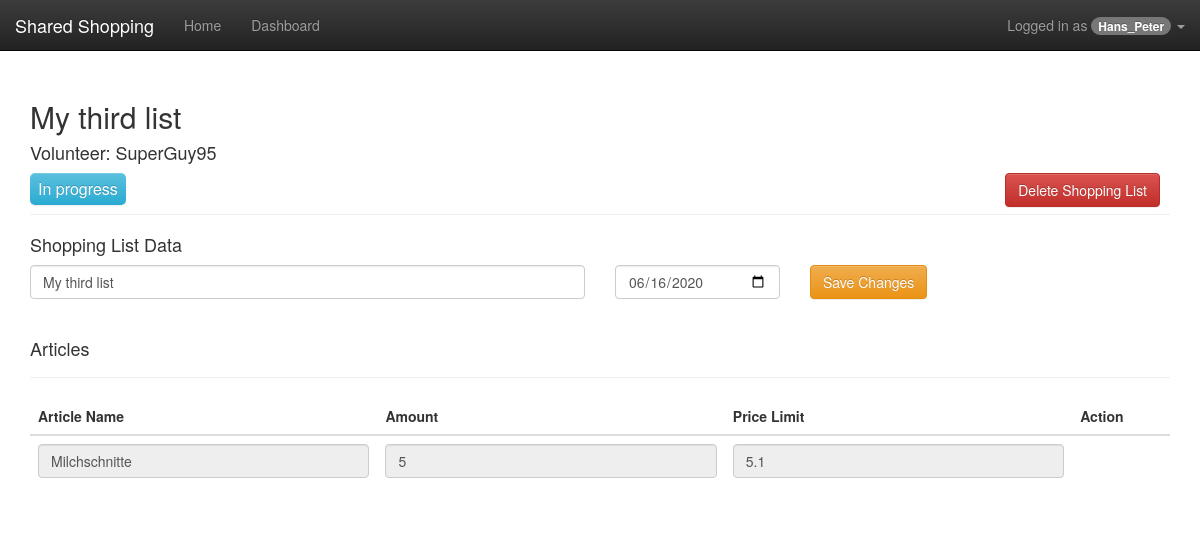
Screenshot of /index.php?view=detail&shoppingListId=3 (signed in) with the database file from the repository.
### tables this page shows
CREATE TABLE users (
	id int(11) NOT NULL AUTO_INCREMENT,
	user_name varchar(255) NOT NULL,
	password_hash char(40) NOT NULL,
	user_type ENUM('volunteer', 'helpseeker'),
    PRIMARY KEY (id),
	UNIQUE KEY user_name (user_name)
);

CREATE TABLE shopping_list (
	id int(11) NOT NULL AUTO_INCREMENT,
	creator_id int(11) NOT NULL,
	volunteer_id int(11) NULL DEFAULT NULL,
	title varchar(255) NOT NULL,
	date_until timestamp NOT NULL,
	deleted_at timestamp NULL DEFAULT NULL,
	created_at timestamp NOT NULL,
	status ENUM('Done', 'Draft', 'In progress', 'Open'),
	total_price decimal(10,2) NULL DEFAULT NULL,
	PRIMARY KEY (id),
	KEY creator_id (creator_id)
);

CREATE TABLE articles (
	id int(11) NOT NULL AUTO_INCREMENT,
    shopping_list_id int(11) NOT NULL,
	title varchar(255) NOT NULL,
	price_limit decimal(10,2) NOT NULL,
    amount int(11) NOT NULL,
	deleted_at timestamp NULL DEFAULT NULL,
	is_done BOOL DEFAULT false,
	PRIMARY KEY (id),
	KEY shopping_list_id (shopping_list_id)
);

### index.php (called while the page is built, shortened)
<?php
require_once('inc/bootstrap.php');
$default_view = 'welcome';
$view = $default_view;
if (isset($_REQUEST['view']) &&
    file_exists(__DIR__ . '/views/' . $_REQUEST['view'] . '.php')) {
        $view = $_REQUEST['view'];
    }
require_once('views/' . $view . '.php');
?>

### lib/Data/DataManager.php (called while the page is built, shortened)
<?php
class DataManager
{
    private static $__connection;
    private static function getConnection()
    {
        if (!isset(self::$__connection)) {
            $type = 'mysql';
            $host = 'localhost';
            $name = 'fh_2020_scm4_S1810307013';
            $user = 'fh_2020_scm4';
            $pass = 'fh_2020_scm4';
            self::$__connection = new \PDO($type . ':host=' . $host . ';dbname=' . $name . ';charset=utf8', $user, $pass);
        }
        return self::$__connection;
    }
    private static function query($connection, $query, $parameters = [])
    {
        $connection->setAttribute(\PDO::ATTR_ERRMODE, \PDO::ERRMODE_EXCEPTION);
        $connection->setAttribute(\PDO::ATTR_EMULATE_PREPARES, false);
        try {
            $statement = $connection->prepare($query);
            $i = 1;
            foreach ($parameters as $param) {
                if (is_int($param)) {
                    $statement->bindValue($i, $param, \PDO::PARAM_INT);
                }
                $i++;
            }
            $statement->execute();
        } catch (\Exception $e) {
            die ($e->getMessage());
        }
        return $statement;
    }
    private static function fetchObject($cursor)
    {
        return $cursor->fetch(\PDO::FETCH_OBJ);
    }
    private static function closeConnection()
    {
        self::$__connection = null;
    }
    public static function getArticlesByShoppingListId(int $shoppingListId): array
    {
        $articles = [];
        $con = self::getConnection();
        $res = self::query($con, "
            SELECT id, shopping_list_id, title, price_limit, amount, is_done
            FROM articles
            WHERE shopping_list_id = ? AND deleted_at IS NULL;
        ", [$shoppingListId]);
        while ($article = self::fetchObject($res)) {
            $articles[] = new Article($article->id, $article->shopping_list_id, $article->title, $article->price_limit, $article->amount, $article->is_done);
        }
        return $articles;
    }
    public static function getShoppingListById(int $shoppingListId): ?ShoppingList
    {
        $dateFormatString = "Y-m-d";
        $con = self::getConnection();
        $res = self::query($con, "
            SELECT id, creator_id, volunteer_id, title, date_until, status, total_price
            FROM shopping_list
            WHERE id = ? AND deleted_at IS NULL;
        ", [$shoppingListId]);
        $resSL = self::fetchObject($res);
        $shoppingList = null;
        if ($resSL) {
            $shoppingList = new ShoppingList($resSL->id, $resSL->creator_id, $resSL->volunteer_id, $resSL->title, date($dateFormatString, strtotime($resSL->date_until)), $resSL->status, $resSL->total_price);
        }
        return $shoppingList;
    }
    public static function getUserById(int $userId)
    {
        $user = null;
        $con = self::getConnection();
        $res = self::query($con, "
            SELECT id, user_name, password_hash, user_type
            FROM users
            WHERE id = ?;
        ", [$userId]);
        if ($u = self::fetchObject($res)) {
            $user = new User($u->id, $u->user_name, $u->password_hash, $u->user_type);
        }
        return $user;
    }
}
?>

### lib/SharedShopping/AuthenticationManager.php (called while the page is built, shortened)
<?php
class AuthenticationManager extends BaseObject
{
    public static function isAuthenticated() : bool {
        return isset($_SESSION['user']);
    }
    public static function getAuthenticatedUser () {
        return self::isAuthenticated() ? \Data\DataManager::getUserById($_SESSION['user']) : null;
    }
    public static function getAuthenticatedUserType () {
        $user = self::getAuthenticatedUser();
        return $user ? $user->getUserType() : null;
    }
}

### inc/bootstrap.php (called while the page is built, shortened)
<?php
spl_autoload_register(function ($class) {
   $filename = __DIR__ . '/../lib/' . str_replace('\\', DIRECTORY_SEPARATOR, $class) . '.php';
});
require_once(__DIR__ .'/../lib/Data/DataManager.php');

### lib/SharedShopping/User.php (called while the page is built, shortened)
<?php
class User extends Entity {
  private $userName;
  private $userType;
  public function __construct(int $id, string $userName, string $passwordHash, string $userType) {
    $this->userName = $userName;
    $this->userType = $userType;
  }
  public function getUserName() : string {
    return $this->userName;
  }
  public function getUserType() : string {
    return $this->userType;
  }
}

### lib/SharedShopping/Util.php (called while the page is built, shortened)
<?php
class Util extends BaseObject {
    public static function escape(string $string) : string {
        return nl2br(htmlentities($string));
    }
    public static function action(string $action, array $params = null) : string {
        $page = isset($_REQUEST[Controller::PAGE]) ?
            $_REQUEST[Controller::PAGE] :
            $_SERVER['REQUEST_URI'];
        $res = 'index.php?' . Controller::ACTION . '=' . rawurlencode($action) . '&' . Controller::PAGE . '=' .
            rawurlencode($page);
        if (is_array($params)) {
            foreach ($params as $name => $value) {
                $res .= '&' . rawurlencode($name) . '=' . rawurlencode($value);
            }
        }
        return $res;
    }
}

### lib/SharedShopping/ShoppingList.php (called while the page is built, shortened)
<?php
class ShoppingList extends Entity {
  private $title;
  private $status;
  public function __construct(int $id, int $creatorId, ?int $volunteerId, string $title, string $dateUntil, string $status, ?float $totalPrice) {
    $this->title = $title;
    $this->status = $status;
  }
  public function getTitle() : string {
    return $this->title;
  }
  public function getStatus() : string {
    return $this->status;
  }
}

### lib/SharedShopping/Entity.php (called while the page is built, shortened)
<?php
class Entity extends BaseObject implements IData  {
    private $id;
    public function __construct (int $id) {
        $this->id = $id;
    }
    public function getId() : int {
        return $this->id;
    }
}

### lib/SharedShopping/Article.php (called while the page is built, shortened)
<?php
class Article extends Entity {
  private $title;
  private $priceLimit;
  private $amount;
  public function __construct(int $id, int $shoppingListId, string $title, float $priceLimit, int $amount, bool $isDone) {
    $this->title = $title;
    $this->priceLimit = $priceLimit;
    $this->amount = $amount;
  }
  public function getTitle() : string {
    return $this->title;
  }
  public function getPriceLimit() : float {
    return $this->priceLimit;
  }
  public function getAmount() : int {
    return $this->amount;
  }
}

### lib/SharedShopping/PermissionManager.php (called while the page is built, shortened)
<?php
class PermissionManager extends BaseObject
{
    public static function canManipulateDataInView(int $shoppingListId) : bool {
        $userType = AuthenticationManager::getAuthenticatedUserType();
        $shoppingList = DataManager::getShoppingListById($shoppingListId);
        $shoppingListStatus = $shoppingList->getStatus();
        return false;
    }
}

### views/partials/helpseeker/detailView.php (the view, shortened to what this page needs)
<?php use SharedShopping\Util, SharedShopping\Controller, Data\DataManager, SharedShopping\ShoppingListStatus,  SharedShopping\AuthenticationManager, SharedShopping\UserType;
    if ($shoppingList->getVolunteerId()) {
        $volunteerUser = DataManager::getUserByid($shoppingList->getVolunteerId());
    }
?>
<div class="page-header">
    <h2><?php echo htmlentities($listTitle);?></h2>
    <?php if(isset($volunteerUser) && $volunteerUser) : ?>
    <h4>Volunteer: <?php echo htmlentities($volunteerUser->getUserName()); ?></h4>
    <?php endif; ?>
    <?php require('views/partials/shoppingList/SLStatus.php'); ?>
    <form class="float-right padding-right" method="post" action="<?php echo Util::action(SharedShopping\Controller::ACTION_SL_DELETE, array('shoppingListId' => Util::escape($shoppingList->getId()))); ?>">
        <button class="btn btn-danger">Delete Shopping List</button>
    </form>
</div>
<h4>Shopping List Data</h4>
<form class="form-horizontal" method="post" action="<?php echo Util::action(SharedShopping\Controller::ACTION_SL_UPDATE, array('shoppingListId' => Util::escape($shoppingList->getId()))); ?>">
    <?php $actionButtonType = "update"; require('views/partials/shoppingList/SLInputGroup.php'); ?>
</form>
<div class="page-header">
    <h4>Articles</h4>
</div>
<?php require('views/partials/article/articleList.php'); ?>

### views/partials/header.php (shortened to what this page needs)
<?php
$user = AuthenticationManager::getAuthenticatedUser();
?>
<!DOCTYPE html>
<html>
<head>
    <link href="assets/bootstrap/css/bootstrap.min.css" rel="stylesheet">
    <link href="assets/bootstrap/css/bootstrap-theme.min.css" rel="stylesheet">
    <link href="assets/main.css" rel="stylesheet">
</head>
<body>
<div class="navbar navbar-inverse navbar-fixed-top">
    <div class="container-fluid">
        <div class="navbar-header">
            <a class="navbar-brand" href="index.php">Shared Shopping</a>
        </div>
        <div class="navbar-collapse collapse" id="bs-navbar-collapse-1">
            <ul class="nav navbar-nav">
                <li  <?php if ($view === 'welcome') { ?>class="active"<?php } ?>><a href="index.php">Home</a></li>
                <li <?php if ($view === 'dashboard') { ?>class="active"<?php } ?>><a href="index.php?view=dashboard">Dashboard</a></li>
            </ul>
            <ul class="nav navbar-nav navbar-right login">
                <li class="dropdown">
                    <?php  if ($user == null): ?>
                        <a href="#" class="dropdown-toggle" data-toggle="dropdown" role="button" aria-expanded="false">
                            Not logged in!
                            <b class="caret"></b>
                        </a>
                        <ul class="dropdown-menu" role="menu">
                            <li>
                                <a href="index.php?view=login">Login now</a>
                            </li>
                        </ul>
                    <?php else: ?>
                <a href="#" class="dropdown-toggle" data-toggle="dropdown" role="button" aria-expanded="false">
                  Logged in as  <span class="badge"><?php echo Util::escape($user->getUserName()); ?></span>
                  <b class="caret"></b>
                </a>
              <?php endif;  ?>
                </li>
            </ul>
        </div>
    </div>
</div>
<div class="container">

### views/partials/shoppingList/SLStatus.php (shortened to what this page needs)
<div class="badge badge-status
<?php $status = $shoppingList->getStatus();
    switch($status) {
        case ShoppingListStatus::IN_PROGRESS:
            echo htmlentities('btn-info');
            break;
    }
?>
"><?php echo htmlentities($shoppingList->getStatus());?></div>

### views/partials/shoppingList/SLName.php
<input required type="text" class="form-control" id="listTitle" name="<?php print SharedShopping\Controller::SL_TITLE; ?>" placeholder="My New ShoppingList" value="<?php echo htmlentities($listTitle); ?>"  <?php if ($userType == SharedShopping\UserType::VOLUNTEER) : ?> disabled <?php endif; ?>>

### views/partials/article/articleList.php (shortened to what this page needs)
<?php use SharedShopping\Util, Data\DataManager, SharedShopping\ShoppingListStatus;
    $articleList = DataManager::getArticlesByShoppingListId($shoppingListId);
?>
<table class="table">
    <thead>
    <tr>
        <th>
            Article Name
        </th>
        <th>
            Amount
        </th>
        <th>
            Price Limit
        </th>
        <th>
            Action
        </th>
    </tr>
    </thead>
    <tbody>
    <?php
    foreach ($articleList as $item):
        $articleTitle = $item->getTitle();
        $articleAmount = $item->getAmount();
        $articlePrice = $item->getPriceLimit();
        ?>
        <form method="post" action="<?php echo Util::action(SharedShopping\Controller::ACTION_ARTICLE_MODIFY, array('articleId' => Util::escape($item->getId()), 'shoppingListId' => $shoppingListId)); ?>">
        <tr>
            <td>
                <?php require('views/partials/article/articleTitle.php'); ?>
            </td>
            <td>
                <?php require('views/partials/article/articleAmount.php'); ?>
            </td>
            <td>
                <?php require('views/partials/article/articlePrice.php'); ?>
            </td>
            <td>
            </td>
        </tr>
        </form>
    <?php endforeach;
    ?>
    </tbody>
</table>

### views/partials/article/articleTitle.php
<input required type="text" class="form-control" id="articleTitle" name="<?php print SharedShopping\Controller::ARTICLE_TITLE; ?>" placeholder="Name" value="<?php echo htmlentities($articleTitle); ?>" <?php if (!SharedShopping\PermissionManager::canManipulateDataInView($shoppingListId)) : ?> disabled <?php endif; ?>>

### views/partials/article/articleAmount.php
<input required pattern="^(\d*)" type="text" class="form-control" id="articleAmount" name="<?php print SharedShopping\Controller::ARTICLE_AMOUNT; ?>" placeholder="Amount" value="<?php echo htmlentities($articleAmount); ?>" <?php if (!SharedShopping\PermissionManager::canManipulateDataInView($shoppingListId)) : ?> disabled <?php endif; ?>>

### views/partials/article/articlePrice.php
<input required pattern="^(\d+(?:\.?\d{1,2})?)" type="text" class="form-control" id="articlePrice" name="<?php print SharedShopping\Controller::ARTICLE_PRICE; ?>" placeholder="Price" value="<?php echo htmlentities($articlePrice); ?>" <?php if (!SharedShopping\PermissionManager::canManipulateDataInView($shoppingListId)) : ?> disabled <?php endif; ?>>

### assets/main.css (style rules this page uses)
body { padding-top: 60px; }
.navbar .login { float: right; }
.badge-status { font-size: 16px; padding: 8px; font-weight: 400; border-radius: 5px; }
.padding-right { padding-right: 10px; }
.float-right { float: right; }

### rows the page displays
users: user_name "Hans_Peter"
shopping_list: title "My third list", status "In progress", listTitle "My third list"
users: user_name "SuperGuy95"
articles: articleTitle "Milchschnitte", articleAmount "5", articlePrice "5.1"

### other values shown
$actionButtonText "Save Changes"
